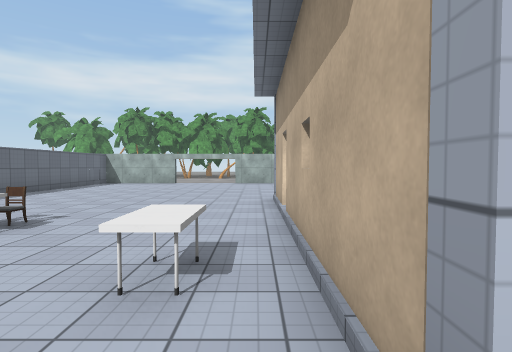
[1] (above)

15 first-person views from a walk through a 3-D level made in the Unity game engine. The camera is 1.5 m above the floor, tilts 2° down and sees 80° across. The floor is counted in squares, 1.67 m on a side. Each view is taken from the middle of a square. On the plan, view 1 faces up. The plan holds only what a view shows up to about 11 squares ahead; the rest is blank. The place goes on beyond the plan. The player character is not drawn. Some animated figures are left out. Door leaves are left out, so doorways stand open. Some surface patterns are stand-ins.

[2]
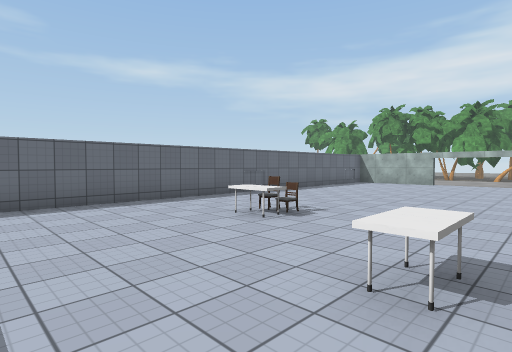

[3]
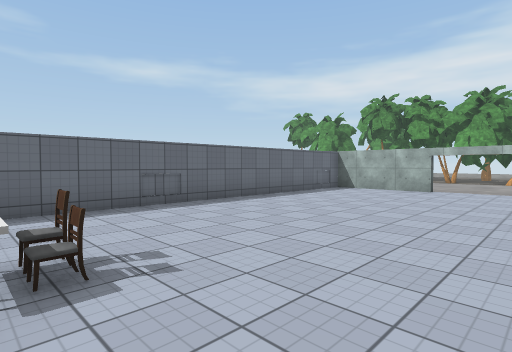

[4]
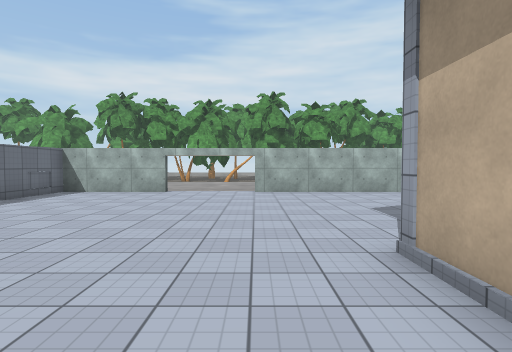

[5]
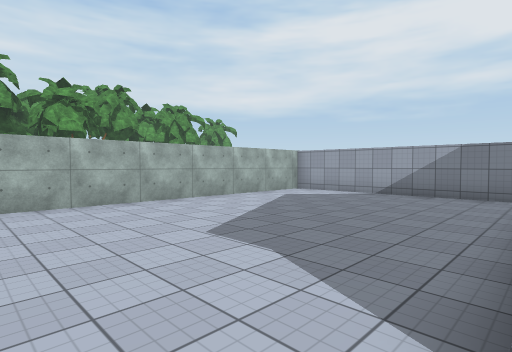

[6]
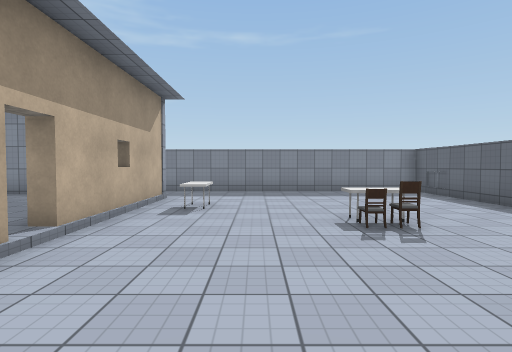

[7]
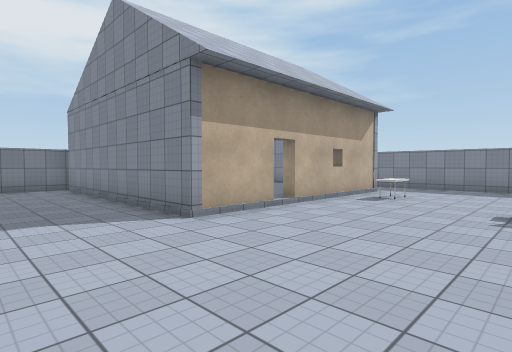

[8]
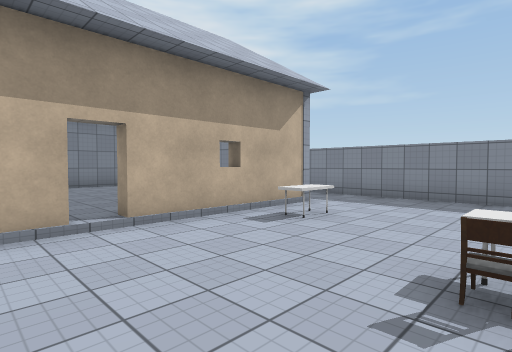

[9]
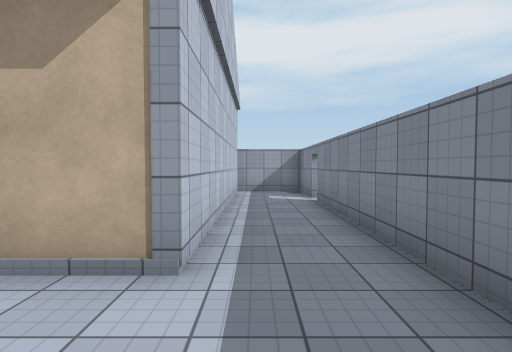

[10]
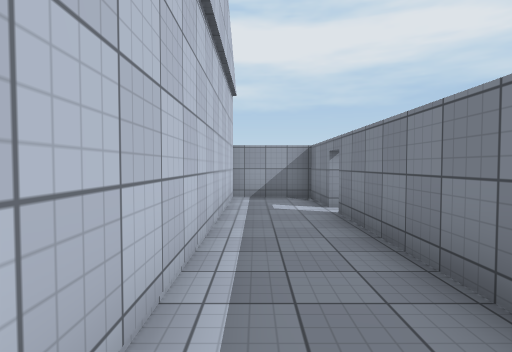

[11]
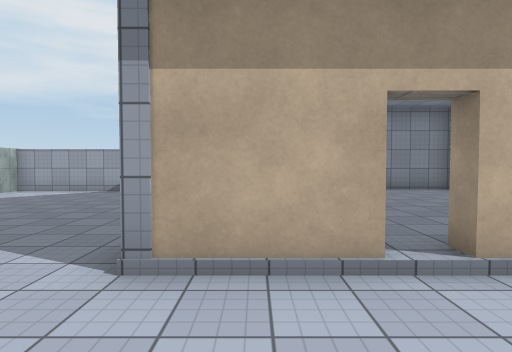

[12]
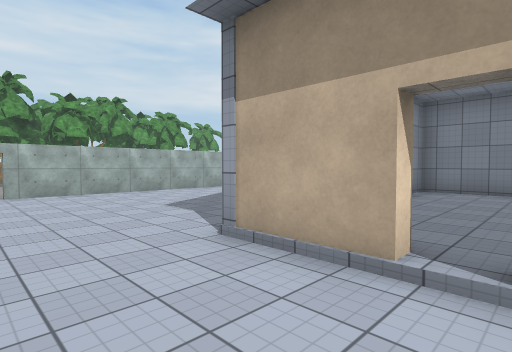

[13]
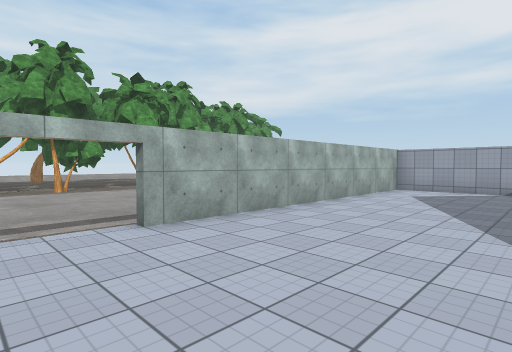

[14]
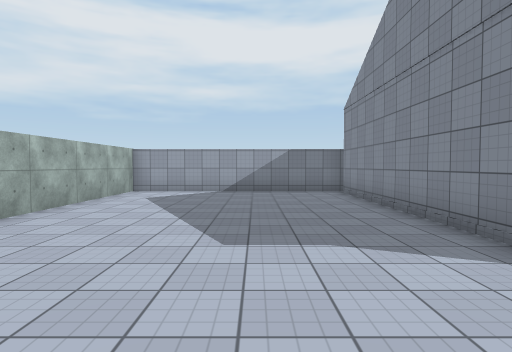

[15]
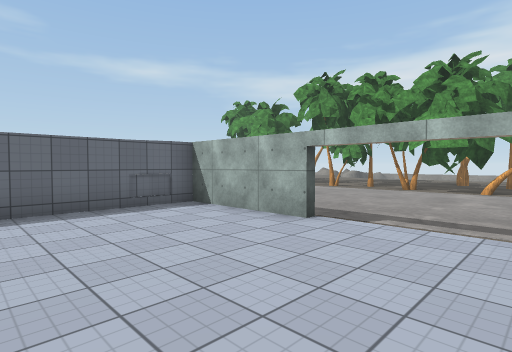

### Floor plan
Key: @ floor where view 1 was taken; # wall or solid block; x gap in a wall; . main floor; : floor 0.25 m higher than the main floor; - floor 0.25 m lower than the main floor; / step, stairs or slope; D open door; = window, fence, low wall or low ledge; C chair; T table; R tree.
Columns run from 8 left of view 1 to 9 right of it. Each row starts with its distance up from view 1.
 25     RxR RR
 24      ---
 23     -----
 22    -------
 21   --------
 20   --------
 19   -------
 18   -------
 17    ------
 16     ----
 15 ####...###########
 14 #................#
 13 #=...............#
 12  =...............#
 11  =...............#
 10  =...............#
  9  =...............#
  8 #=.......#########
  7 #........#::::::#
  6 #=.......D::::::#
  5  =..C....D::::: #
  4  =..T....#::::::#
  3  =.....T.#::::::#
  2  =.....T.#::::::#
  1  =.......#########
  0  =......@........#
 -1  =...............#
 -2  #############/###

Where each view was taken, in squares from view 1:
view 1: 0 up, 0 right, facing up
view 2: 0 up, 0 right, facing up-left
view 3: 4 up, 1 left, facing up-left
view 4: 5 up, 1 left, facing up
view 5: 8 up, 1 left, facing up-right
view 6: 9 up, 2 left, facing down
view 7: 11 up, 4 left, facing down-right
view 8: 7 up, 4 left, facing down-right
view 9: 0 up, 2 left, facing right
view 10: 0 up, 0 right, facing right
view 11: 7 up, 2 left, facing right
view 12: 5 up, 2 left, facing up-right
view 13: 11 up, 3 left, facing up-right
view 14: 11 up, 2 left, facing right
view 15: 11 up, 1 left, facing up-left
